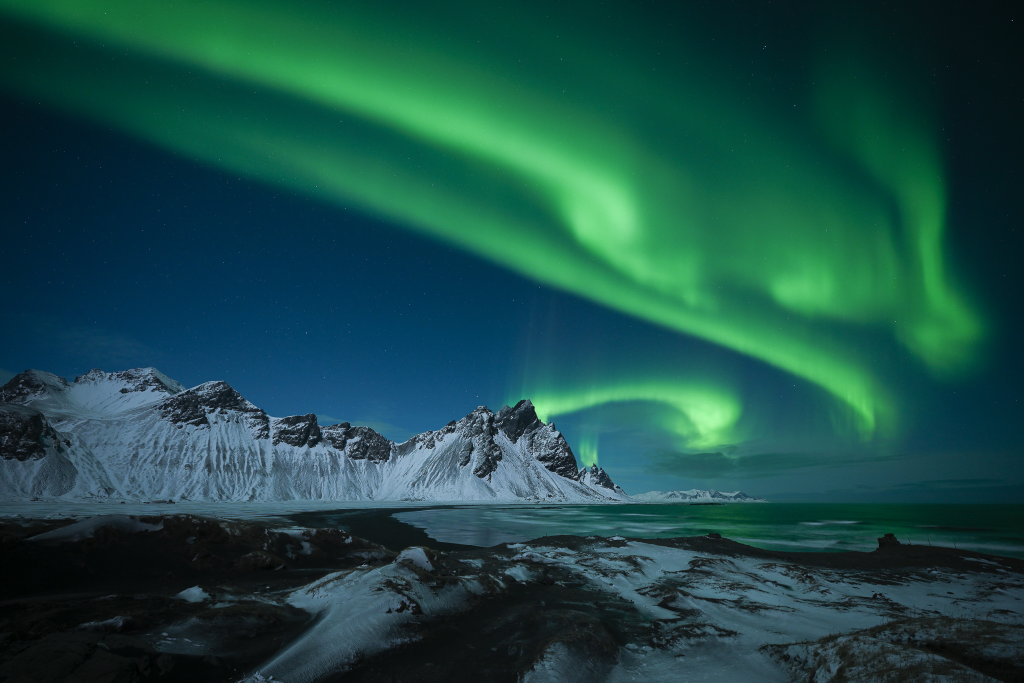
#> input picture lab1/sample_image.jpg, 2048 x 1365 px (shown at 1/2 size)
$ jupyter execute lab1.ipynb
#> lines starting #> are read from the running program, lines starting #| are printed output that depends on the picture
Lab Task 1:
Basic Image Operations
Instructions:
•	Read any open-source image.
•	Resize the image to half its original dimensions.
•	Rotate the resized image 180 degrees clockwise.
•	Flip the rotated image vertically.

[cell 1]
import cv2

# 1. Read an open-source image
image = cv2.imread('sample_image.jpg')
#> image is the input picture: shape (1365, 2048, 3); mean B, G, R 71.2, 75.8, 26

if image is None:
    print("Error: Image not found. Please check the file path.")
else:
    # Get the original dimensions
    height, width = image.shape[:2]
#> height = 1365; width = 2048

    # Calculate half dimensions
    new_width = width // 2
#> new_width = 1024
    new_height = height // 2
#> new_height = 682

    # 2. Resize the image to half its original dimensions
    resized_image = cv2.resize(image, (new_width, new_height))
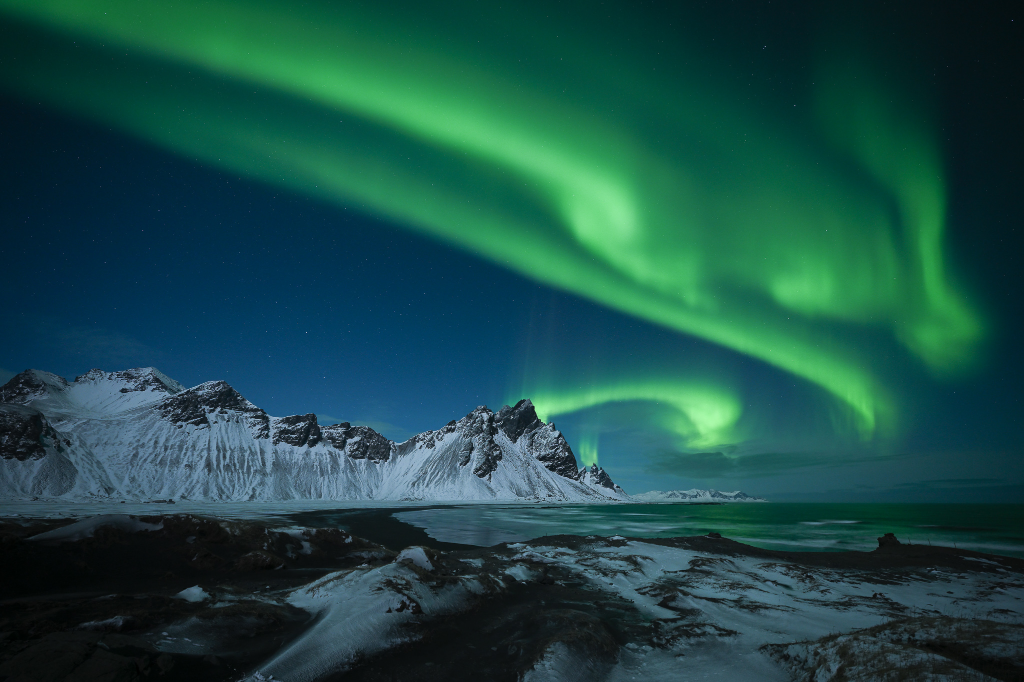
#> resized_image: shape (682, 1024, 3); mean B, G, R 71.1, 75.7, 25.9

    # 3. Rotate the resized image 180 degrees clockwise
    rotated_image = cv2.rotate(resized_image, cv2.ROTATE_180)
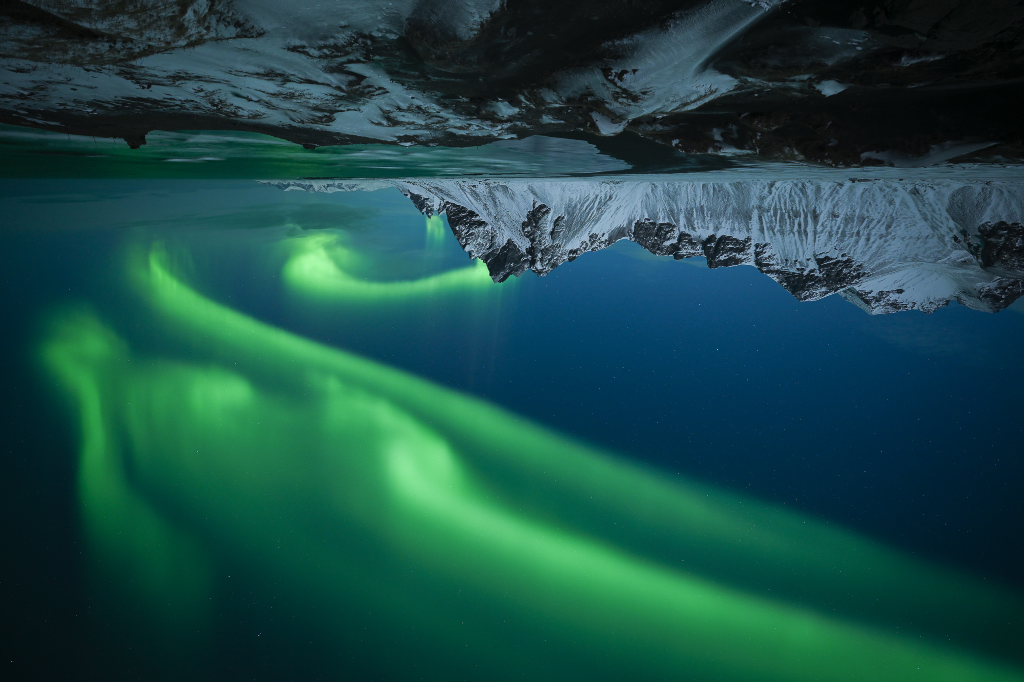
#> rotated_image: shape (682, 1024, 3); mean B, G, R 71.1, 75.7, 25.9

    # 4. Flip the rotated image vertically (flipCode 0 means vertical flip)
    flipped_image = cv2.flip(rotated_image, 0)
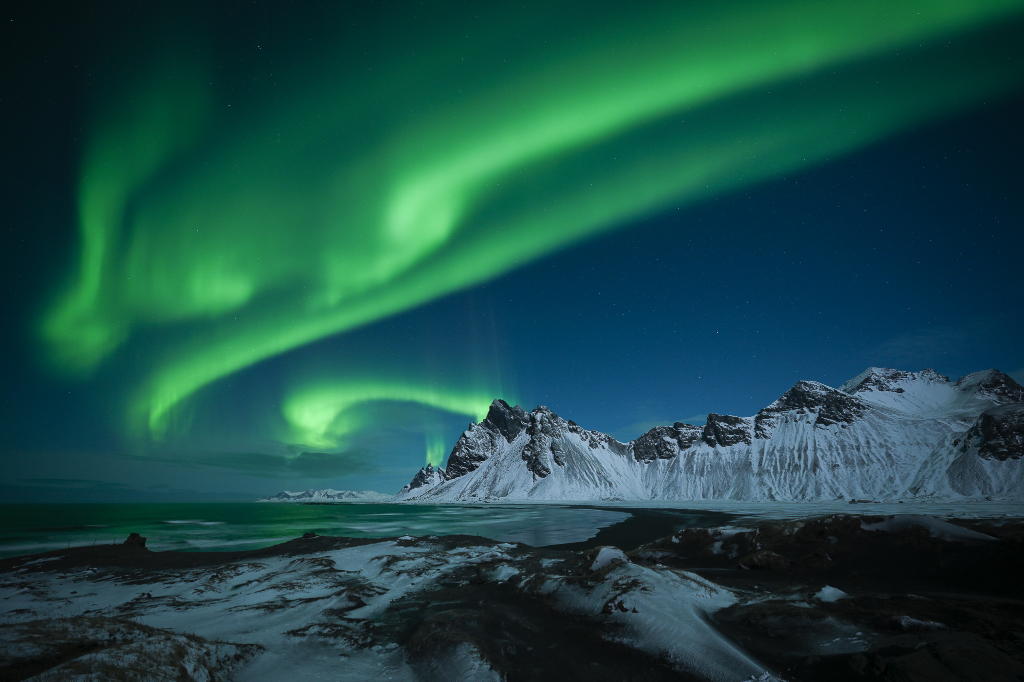
#> flipped_image: shape (682, 1024, 3); mean B, G, R 71.1, 75.7, 25.9

    # Display the final image
    cv2.imshow('Task 1: Final Output', flipped_image)
    cv2.waitKey(0)
    cv2.destroyAllWindows()

Lab Task 2:
Image Filtering Techniques

Instructions:
•	Take the image from Exercise 2.
•	Blur the image using a Gaussian blur with a kernel size of 5x5.
•	Convert the blurred image to grayscale.
•	Save the image

[cell 2]
import cv2

# 1. Take the image
image = cv2.imread('sample_image.jpg')

if image is None:
    print("Error: Image not found. Please check the file path.")
else:
    # 2. Blur the image using a Gaussian blur with a kernel size of 5x5
    blurred_image = cv2.GaussianBlur(image, (5, 5), 0)

    # 3. Convert the blurred image to grayscale
    gray_image = cv2.cvtColor(blurred_image, cv2.COLOR_BGR2GRAY)
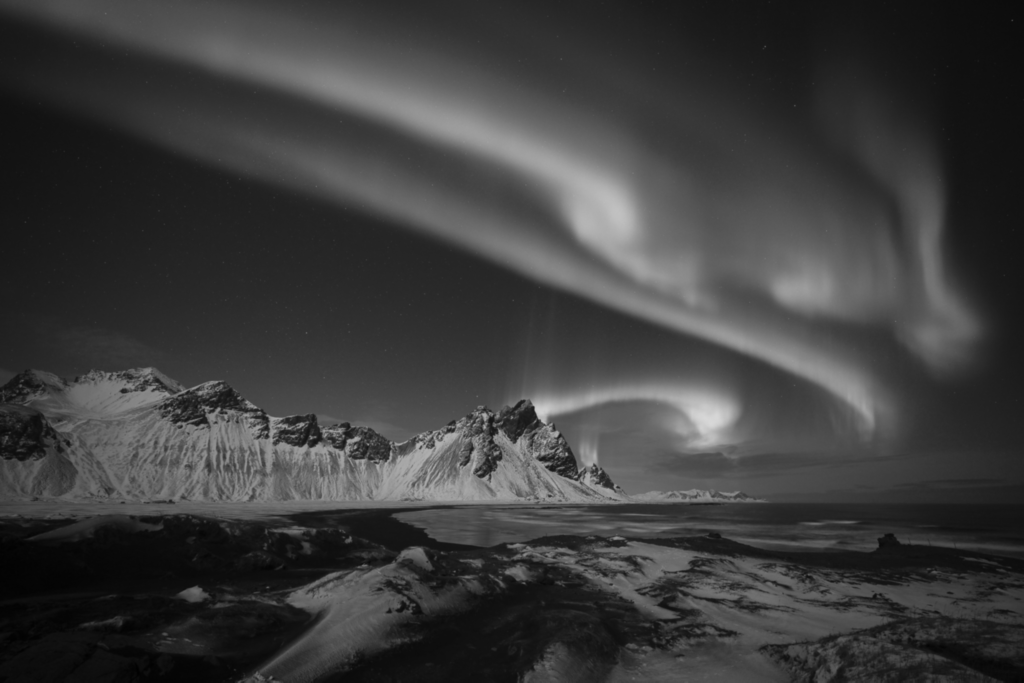
#> gray_image: shape (1365, 2048) (shown at 1/2 size); min 0, max 216, mean 60.4

    # 4. Save the image to the local filesystem
    output_filename = 'task2_output_gray_blurred.jpg'
    cv2.imwrite(output_filename, gray_image)
    print(f"Success! Processed image saved as '{output_filename}'")

    # Create a normal, resizable window before showing the image
    cv2.namedWindow('Task 2: Blurred and Grayscale', cv2.WINDOW_NORMAL)

    # Display the final image
    cv2.imshow('Task 2: Blurred and Grayscale', gray_image)
    cv2.waitKey(0)
    cv2.destroyAllWindows()
